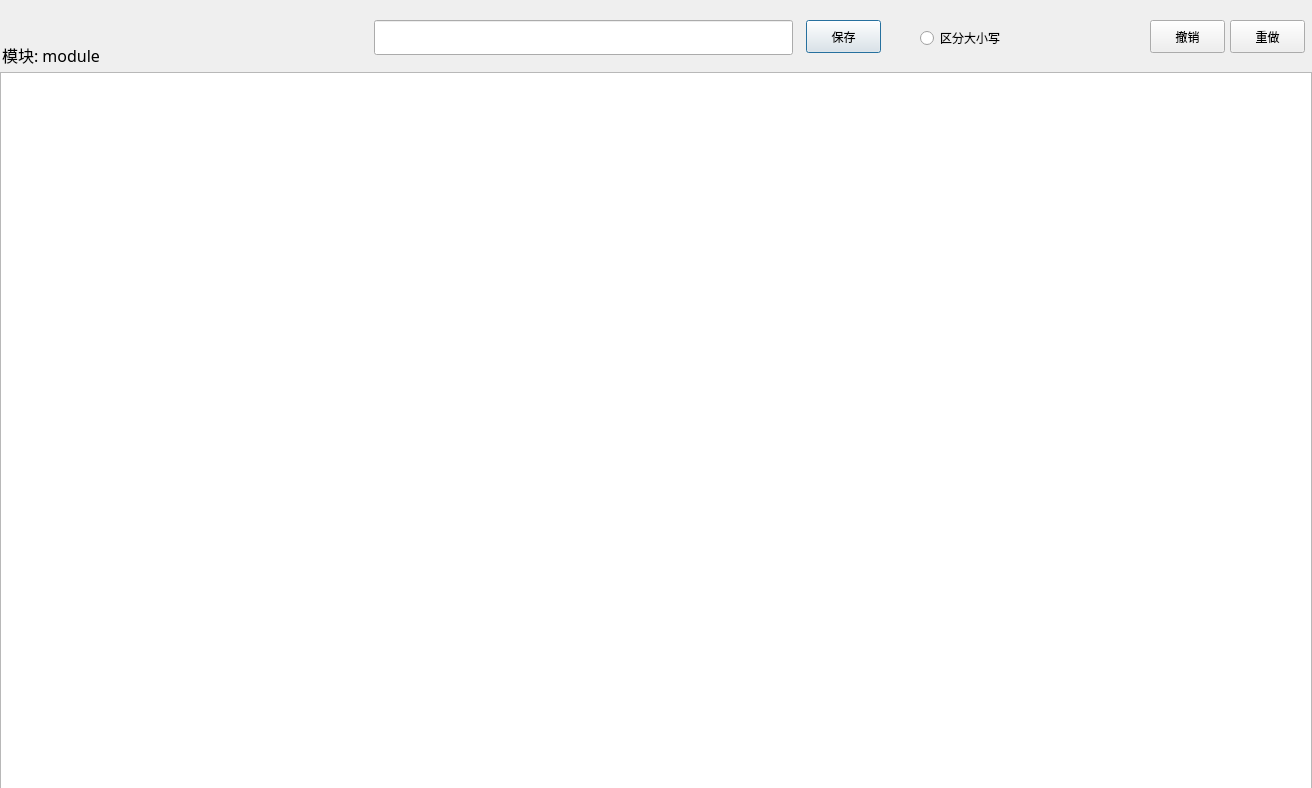
<?xml version="1.0" encoding="UTF-8"?>
<ui version="4.0">
 <class>Dialog</class>
 <widget class="QDialog" name="Dialog">
  <property name="geometry">
   <rect>
    <x>0</x>
    <y>0</y>
    <width>1312</width>
    <height>788</height>
   </rect>
  </property>
  <property name="minimumSize">
   <size>
    <width>1312</width>
    <height>788</height>
   </size>
  </property>
  <property name="maximumSize">
   <size>
    <width>1312</width>
    <height>788</height>
   </size>
  </property>
  <property name="windowTitle">
   <string>Dialog</string>
  </property>
  <property name="autoFillBackground">
   <bool>true</bool>
  </property>
  <property name="sizeGripEnabled">
   <bool>false</bool>
  </property>
  <property name="modal">
   <bool>true</bool>
  </property>
  <widget class="QTableWidget" name="lang_list">
   <property name="geometry">
    <rect>
     <x>0</x>
     <y>72</y>
     <width>1312</width>
     <height>717</height>
    </rect>
   </property>
  </widget>
  <widget class="QLineEdit" name="lineEdit_search">
   <property name="geometry">
    <rect>
     <x>374</x>
     <y>20</y>
     <width>419</width>
     <height>35</height>
    </rect>
   </property>
   <property name="font">
    <font>
     <family>微软雅黑</family>
     <pointsize>15</pointsize>
    </font>
   </property>
  </widget>
  <widget class="QPushButton" name="btn_search">
   <property name="geometry">
    <rect>
     <x>806</x>
     <y>20</y>
     <width>75</width>
     <height>33</height>
    </rect>
   </property>
   <property name="text">
    <string>保存</string>
   </property>
  </widget>
  <widget class="QLabel" name="moduleLabel">
   <property name="geometry">
    <rect>
     <x>2</x>
     <y>40</y>
     <width>300</width>
     <height>30</height>
    </rect>
   </property>
   <property name="font">
    <font>
     <family>微软雅黑</family>
     <pointsize>12</pointsize>
    </font>
   </property>
   <property name="accessibleDescription">
    <string/>
   </property>
   <property name="autoFillBackground">
    <bool>true</bool>
   </property>
   <property name="frameShape">
    <enum>QFrame::NoFrame</enum>
   </property>
   <property name="text">
    <string>模块: module</string>
   </property>
   <property name="scaledContents">
    <bool>false</bool>
   </property>
  </widget>
  <widget class="QRadioButton" name="case_select">
   <property name="geometry">
    <rect>
     <x>920</x>
     <y>30</y>
     <width>89</width>
     <height>16</height>
    </rect>
   </property>
   <property name="text">
    <string>区分大小写</string>
   </property>
  </widget>
  <widget class="QPushButton" name="btn_back">
   <property name="geometry">
    <rect>
     <x>1150</x>
     <y>20</y>
     <width>75</width>
     <height>33</height>
    </rect>
   </property>
   <property name="text">
    <string>撤销</string>
   </property>
  </widget>
  <widget class="QPushButton" name="btn_redo">
   <property name="geometry">
    <rect>
     <x>1230</x>
     <y>20</y>
     <width>75</width>
     <height>33</height>
    </rect>
   </property>
   <property name="text">
    <string>重做</string>
   </property>
  </widget>
 </widget>
 <resources/>
 <connections/>
</ui>
